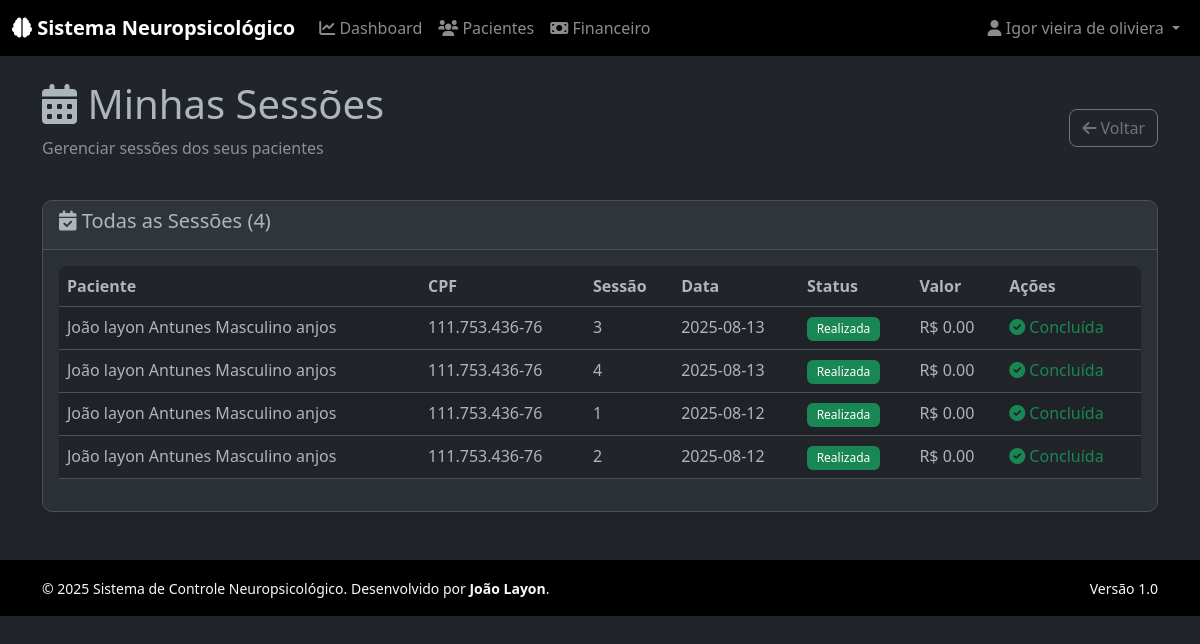
/medico/sessoes (signed in), run on the app's committed database.
### tables this page shows
CREATE TABLE sessoes (
                id INTEGER PRIMARY KEY AUTOINCREMENT,
                paciente_id INTEGER NOT NULL,
                numero_sessao INTEGER NOT NULL,
                data_sessao DATE NOT NULL,
                observacoes TEXT,
                realizada INTEGER DEFAULT 0,
                data_criacao DATETIME DEFAULT CURRENT_TIMESTAMP,
                FOREIGN KEY (paciente_id) REFERENCES pacientes (id)
            );

CREATE TABLE pacientes (
                id INTEGER PRIMARY KEY AUTOINCREMENT,
                nome TEXT NOT NULL,
                cpf TEXT UNIQUE NOT NULL,
                data_nascimento DATE,
                telefone TEXT,
                email TEXT,
                endereco TEXT,
                localizacao TEXT NOT NULL,
                medico_id INTEGER,
                status TEXT DEFAULT 'ativo',
                data_criacao DATETIME DEFAULT CURRENT_TIMESTAMP,
                FOREIGN KEY (medico_id) REFERENCES medicos (id)
            );

### routes/medico.py (the view)
@medico_bp.route('/sessoes')
@medico_required
def sessoes():
    try:
        with get_db_connection() as conn:
            cursor = conn.cursor()
            medico_id = session.get('user_id')
            cursor.execute('''
                SELECT s.*, p.nome as paciente_nome, p.cpf
                FROM sessoes s
                JOIN pacientes p ON s.paciente_id = p.id
                WHERE p.medico_id = ?
                ORDER BY s.data_sessao DESC
            ''', (medico_id,))
            sessoes_list = cursor.fetchall()
            return render_template('medico/sessoes.html', sessoes=sessoes_list)
    except Exception as e:
        logging.error(f"Medico sessoes error: {e}")
        flash('Erro ao carregar sessões', 'error')
        return render_template('medico/sessoes.html', sessoes=[])

### app.py (called while the page is built)
@app.context_processor
def inject_user():
    user_theme = 'dark'  # default
    if 'user_id' in session:
        try:
            from database import get_db_connection
            with get_db_connection() as conn:
                cursor = conn.cursor()
                cursor.execute('SELECT tema FROM preferencias_usuario WHERE user_id = ?', (session['user_id'],))
                pref = cursor.fetchone()
                user_theme = pref['tema'] if pref else 'dark'
        except Exception as e:
            logging.warning(f"Could not load user theme preference: {e}")
            pass
    return {
        'user_id': session.get('user_id'),
        'user_type': session.get('user_type'),
        'user_name': session.get('user_name'),
        'equipe_id': session.get('equipe_id'),
        'user_theme': user_theme
    }

### auth.py (called while the page is built)
def medico_required(f):
    from functools import wraps
    @wraps(f)
    def decorated_function(*args, **kwargs):
        if 'user_id' not in session or session.get('user_type') not in ['medico', 'admin', 'admin_equipe']:
            flash('Acesso negado. Login médico necessário.', 'error')
            return redirect(url_for('auth.login'))
        return f(*args, **kwargs)
    return decorated_function

### database.py (called while the page is built)
@contextmanager
def get_db_connection():
    conn = None
    try:
        conn = sqlite3.connect(DATABASE_PATH)
        conn.row_factory = sqlite3.Row  # This allows dict-like access to rows
        yield conn
    except Exception as e:
        if conn:
            conn.rollback()
        logging.error(f"Database error: {e}")
        raise
    finally:
        if conn:
            conn.close()

### templates/medico/sessoes.html (shortened to what this page needs)
{% extends "base.html" %}
{% block content %}
<div class="container">
    <div class="d-flex justify-content-between align-items-center mb-4">
        <div>
            <h1><i class="fas fa-calendar-alt"></i> Minhas Sessões</h1>
            <p class="text-muted">Gerenciar sessões dos seus pacientes</p>
        </div>
        <a href="{{ url_for('medico.pacientes') }}" class="btn btn-outline-secondary">
            <i class="fas fa-arrow-left"></i> Voltar
        </a>
    </div>
    <div class="card">
        <div class="card-header">
            <h5><i class="fas fa-calendar-check"></i> Todas as Sessões ({{ sessoes|length }})</h5>
        </div>
        <div class="card-body">
            {% if sessoes %}
                <div class="table-responsive">
                    <table class="table table-striped">
                        <thead>
                            <tr>
                                <th>Paciente</th>
                                <th>CPF</th>
                                <th>Sessão</th>
                                <th>Data</th>
                                <th>Status</th>
                                <th>Valor</th>
                                <th>Ações</th>
                            </tr>
                        </thead>
                        <tbody>
                            {% for sessao in sessoes %}
                            <tr>
                                <td data-label="Paciente">{{ sessao.paciente_nome }}</td>
                                <td data-label="CPF">{{ sessao.cpf }}</td>
                                <td data-label="Sessão">{{ sessao.numero_sessao }}</td>
                                <td data-label="Data">
                                    {% if sessao.data_sessao %}
                                        {{ sessao.data_sessao[:16].replace(' ', ' às ') if sessao.data_sessao|length > 10 else sessao.data_sessao }}
                                    {% else %}
                                        -
                                    {% endif %}
                                </td>
                                <td data-label="Status">
                                    <span class="badge bg-{{ 'success' if sessao.realizada else 'warning' }}">
                                        {{ 'Realizada' if sessao.realizada else 'Pendente' }}
                                    </span>
                                </td>
                                <td data-label="Valor">R$ {{ "%.2f"|format(sessao.valor or 0) }}</td>
                                <td>
                                    {% if not sessao.realizada %}
                                    <a href="{{ url_for('medico.realizar_sessao', sessao_id=sessao.id) }}"
                                       class="btn btn-sm btn-success"
                                       onclick="return confirm('Marcar sessão como realizada?')"
                                       title="Marcar como realizada">
                                        <i class="fas fa-check"></i> Realizar
                                    </a>
                                    {% else %}
                                    <span class="text-success">
                                        <i class="fas fa-check-circle"></i> Concluída
                                    </span>
                                    {% endif %}
                                </td>
                            </tr>
                            {% endfor %}
                        </tbody>
                    </table>
                </div>
            {% else %}
                <p class="text-muted">Nenhuma sessão registrada ainda</p>
            {% endif %}
        </div>
    </div>
</div>
{% endblock %}

### static/css/themes.css (style rules this page uses)
[data-bs-theme="dark"] { --bs-bg-opacity: 1; color: #adb5bd; background-color: #212529; }
[data-bs-theme="dark"] .card { background-color: #2b3035; border-color: #495057; }
body, .card, .navbar, .table, .alert, .btn, .form-control, .form-select { transition: background-color 0.3s ease, color 0.3s ease, border-color 0.3s ease; }
.card-header { border-bottom: 1px solid var(--bs-border-color); }
.btn { border-radius: 0.375rem; }
.table th { font-weight: 600; }
.text-success { color: #198754 !important; }
.badge { font-weight: 500; }

### static/css/styles.css (style rules this page uses)
body { font-family: 'Segoe UI', Tahoma, Geneva, Verdana, sans-serif; }
.card { border-radius: 10px; box-shadow: 0 2px 10px rgba(0, 0, 0, 0.1); transition: transform 0.2s ease, box-shadow 0.2s ease; }
.card-header { border-radius: 10px 10px 0 0 !important; font-weight: 600; }
.btn { border-radius: 8px; font-weight: 500; transition: all 0.3s ease; }
.table th { font-weight: 600; border-top: none; }
.table-responsive { border-radius: 8px; overflow: hidden; }
.badge { font-weight: 500; padding: 0.5em 0.8em; }

### data on the page
sessoes: paciente_nome "João layon Antunes Masculino anjos", cpf "111.753.436-76", numero_sessao "3", data_sessao "2025-08-13", realizada "Realizada", valor "0.00", shows "Concluída"
sessoes: paciente_nome "João layon Antunes Masculino anjos", cpf "111.753.436-76", numero_sessao "4", data_sessao "2025-08-13", realizada "Realizada", valor "0.00", shows "Concluída"
sessoes: paciente_nome "João layon Antunes Masculino anjos", cpf "111.753.436-76", numero_sessao "1", data_sessao "2025-08-12", realizada "Realizada", valor "0.00", shows "Concluída"
sessoes: paciente_nome "João layon Antunes Masculino anjos", cpf "111.753.436-76", numero_sessao "2", data_sessao "2025-08-12", realizada "Realizada", valor "0.00", shows "Concluída"

### other printed values
{{ user_name }} "Igor vieira de oliviera"
{{ sessoes|length }} "4"
